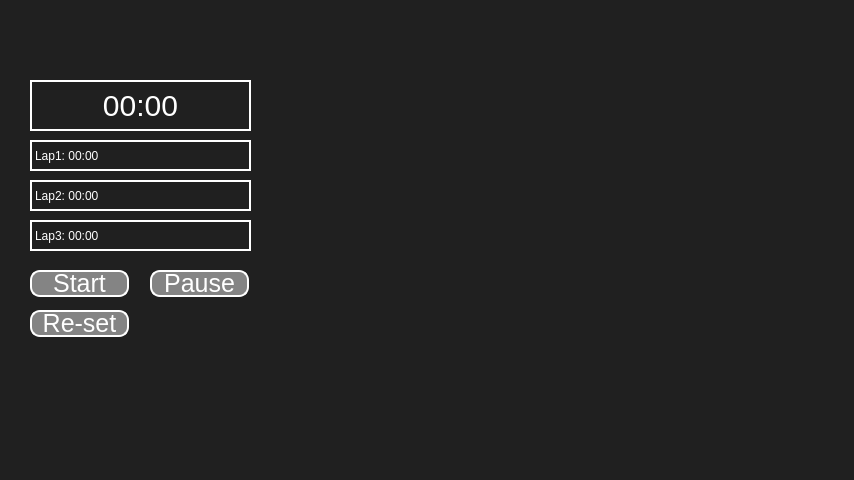
<?xml version="1.0" encoding="UTF-8"?>
<ui version="4.0">
 <class>Form</class>
 <widget class="QWidget" name="Form">
  <property name="geometry">
   <rect>
    <x>0</x>
    <y>0</y>
    <width>854</width>
    <height>480</height>
   </rect>
  </property>
  <property name="windowTitle">
   <string>Form</string>
  </property>
  <property name="styleSheet">
   <string notr="true">QWidget { background-color: rgb(32,32,32); }</string>
  </property>
  <widget class="QLabel" name="label">
   <property name="geometry">
    <rect>
     <x>30</x>
     <y>80</y>
     <width>221</width>
     <height>51</height>
    </rect>
   </property>
   <property name="styleSheet">
    <string notr="true">QLabel{
border : 2px solid white;
font-size: 30px;
color: white;
}</string>
   </property>
   <property name="text">
    <string>00:00</string>
   </property>
   <property name="alignment">
    <set>Qt::AlignCenter</set>
   </property>
  </widget>
  <widget class="QLabel" name="lap1">
   <property name="geometry">
    <rect>
     <x>30</x>
     <y>140</y>
     <width>221</width>
     <height>31</height>
    </rect>
   </property>
   <property name="styleSheet">
    <string notr="true">QLabel{
border : 2px solid white;

color: white;
}</string>
   </property>
   <property name="text">
    <string>Lap1: 00:00</string>
   </property>
  </widget>
  <widget class="QLabel" name="lap2">
   <property name="geometry">
    <rect>
     <x>30</x>
     <y>180</y>
     <width>221</width>
     <height>31</height>
    </rect>
   </property>
   <property name="styleSheet">
    <string notr="true">QLabel{
border : 2px solid white;

color: white;
}</string>
   </property>
   <property name="text">
    <string>Lap2: 00:00</string>
   </property>
  </widget>
  <widget class="QLabel" name="lap3">
   <property name="geometry">
    <rect>
     <x>30</x>
     <y>220</y>
     <width>221</width>
     <height>31</height>
    </rect>
   </property>
   <property name="styleSheet">
    <string notr="true">QLabel{
border : 2px solid white;

color: white;
}</string>
   </property>
   <property name="text">
    <string>Lap3: 00:00</string>
   </property>
  </widget>
  <widget class="QPushButton" name="start">
   <property name="geometry">
    <rect>
     <x>30</x>
     <y>270</y>
     <width>99</width>
     <height>27</height>
    </rect>
   </property>
   <property name="styleSheet">
    <string notr="true">QPushButton{
border-style: outset;
border-width: 2px;
    border-radius: 10px;
background-color: rgb(132,132,132);
font-size: 25px;
color: rgb(255,255,255);
}</string>
   </property>
   <property name="text">
    <string>Start</string>
   </property>
  </widget>
  <widget class="QPushButton" name="pause">
   <property name="geometry">
    <rect>
     <x>150</x>
     <y>270</y>
     <width>99</width>
     <height>27</height>
    </rect>
   </property>
   <property name="styleSheet">
    <string notr="true">QPushButton{
border-style: outset;
border-width: 2px;
    border-radius: 10px;
background-color: rgb(132,132,132);
font-size: 25px;
color: rgb(255,255,255);
}</string>
   </property>
   <property name="text">
    <string>Pause</string>
   </property>
  </widget>
  <widget class="QPushButton" name="re_set">
   <property name="geometry">
    <rect>
     <x>30</x>
     <y>310</y>
     <width>99</width>
     <height>27</height>
    </rect>
   </property>
   <property name="styleSheet">
    <string notr="true">QPushButton{
border-style: outset;
border-width: 2px;
    border-radius: 10px;
background-color: rgb(132,132,132);
font-size: 25px;
color: rgb(255,255,255);
}</string>
   </property>
   <property name="text">
    <string>Re-set</string>
   </property>
  </widget>
 </widget>
 <resources/>
 <connections/>
</ui>
